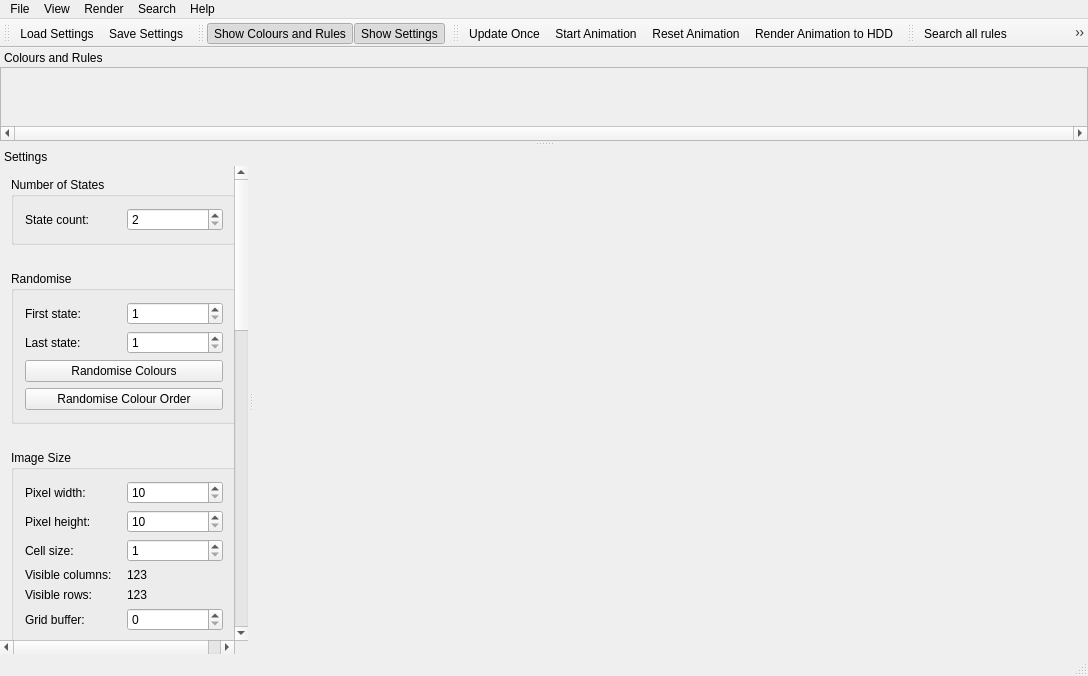
<?xml version="1.0" encoding="UTF-8"?>
<ui version="4.0">
 <class>MainWindow</class>
 <widget class="QMainWindow" name="MainWindow">
  <property name="geometry">
   <rect>
    <x>0</x>
    <y>0</y>
    <width>1088</width>
    <height>676</height>
   </rect>
  </property>
  <property name="windowTitle">
   <string>Langton's Ant Animator</string>
  </property>
  <property name="windowIcon">
   <iconset>
    <normaloff>:/icons/images/ant64.png</normaloff>:/icons/images/ant64.png</iconset>
  </property>
  <widget class="QWidget" name="centralWidget">
   <layout class="QHBoxLayout" name="horizontalLayout_2"/>
  </widget>
  <widget class="QMenuBar" name="menuBar">
   <property name="geometry">
    <rect>
     <x>0</x>
     <y>0</y>
     <width>1088</width>
     <height>21</height>
    </rect>
   </property>
   <widget class="QMenu" name="menuFile">
    <property name="title">
     <string>File</string>
    </property>
    <addaction name="actionLoadSettings"/>
    <addaction name="actionSaveSettings"/>
    <addaction name="separator"/>
    <addaction name="actionSaveImage"/>
    <addaction name="separator"/>
    <addaction name="actionQuit"/>
   </widget>
   <widget class="QMenu" name="menuViw">
    <property name="title">
     <string>View</string>
    </property>
    <widget class="QMenu" name="menuToolbars">
     <property name="title">
      <string>Toolbars</string>
     </property>
     <addaction name="actionFileToolbar"/>
     <addaction name="actionViewToolbar"/>
     <addaction name="actionRenderToolbar"/>
     <addaction name="actionSearchToolbar"/>
    </widget>
    <addaction name="actionShowColoursandRules"/>
    <addaction name="actionShowSettings"/>
    <addaction name="menuToolbars"/>
   </widget>
   <widget class="QMenu" name="menuRender">
    <property name="title">
     <string>Render</string>
    </property>
    <addaction name="actionUpdateOnce"/>
    <addaction name="actionStartAnimation"/>
    <addaction name="actionResetAnimation"/>
    <addaction name="separator"/>
    <addaction name="actionRenderAnimationToHDD"/>
   </widget>
   <widget class="QMenu" name="menuHelp">
    <property name="title">
     <string>Help</string>
    </property>
    <addaction name="actionAbout"/>
    <addaction name="actionAboutQt"/>
   </widget>
   <widget class="QMenu" name="menuSearch">
    <property name="title">
     <string>Search</string>
    </property>
    <addaction name="actionSearchAllRules"/>
    <addaction name="actionSearchRandomRules"/>
   </widget>
   <addaction name="menuFile"/>
   <addaction name="menuViw"/>
   <addaction name="menuRender"/>
   <addaction name="menuSearch"/>
   <addaction name="menuHelp"/>
  </widget>
  <widget class="QToolBar" name="fileToolBar">
   <attribute name="toolBarArea">
    <enum>TopToolBarArea</enum>
   </attribute>
   <attribute name="toolBarBreak">
    <bool>false</bool>
   </attribute>
   <addaction name="actionLoadSettings"/>
   <addaction name="actionSaveSettings"/>
  </widget>
  <widget class="QStatusBar" name="statusBar"/>
  <widget class="QDockWidget" name="stateDockWidget">
   <property name="minimumSize">
    <size>
     <width>71</width>
     <height>93</height>
    </size>
   </property>
   <property name="floating">
    <bool>false</bool>
   </property>
   <property name="features">
    <set>QDockWidget::NoDockWidgetFeatures</set>
   </property>
   <property name="allowedAreas">
    <set>Qt::TopDockWidgetArea</set>
   </property>
   <property name="windowTitle">
    <string>Colours and Rules</string>
   </property>
   <attribute name="dockWidgetArea">
    <number>4</number>
   </attribute>
   <widget class="QWidget" name="dockWidgetContents">
    <layout class="QHBoxLayout" name="horizontalLayout">
     <property name="spacing">
      <number>0</number>
     </property>
     <property name="margin">
      <number>0</number>
     </property>
     <item>
      <widget class="QScrollArea" name="scrollArea">
       <property name="verticalScrollBarPolicy">
        <enum>Qt::ScrollBarAlwaysOff</enum>
       </property>
       <property name="horizontalScrollBarPolicy">
        <enum>Qt::ScrollBarAlwaysOn</enum>
       </property>
       <property name="widgetResizable">
        <bool>true</bool>
       </property>
       <widget class="QWidget" name="stateScrollAreaWidgetContents">
        <property name="geometry">
         <rect>
          <x>0</x>
          <y>0</y>
          <width>1086</width>
          <height>52</height>
         </rect>
        </property>
        <layout class="QHBoxLayout" name="horizontalLayout_3">
         <property name="spacing">
          <number>0</number>
         </property>
         <property name="margin">
          <number>0</number>
         </property>
         <item>
          <layout class="QHBoxLayout" name="antStatesHorizontalLayout">
           <property name="spacing">
            <number>0</number>
           </property>
          </layout>
         </item>
        </layout>
       </widget>
      </widget>
     </item>
    </layout>
   </widget>
  </widget>
  <widget class="QDockWidget" name="settingsDockWidget">
   <property name="minimumSize">
    <size>
     <width>69</width>
     <height>91</height>
    </size>
   </property>
   <property name="features">
    <set>QDockWidget::NoDockWidgetFeatures</set>
   </property>
   <property name="allowedAreas">
    <set>Qt::LeftDockWidgetArea</set>
   </property>
   <property name="windowTitle">
    <string>Settings</string>
   </property>
   <attribute name="dockWidgetArea">
    <number>1</number>
   </attribute>
   <widget class="QWidget" name="dockWidgetContents_2">
    <layout class="QVBoxLayout" name="verticalLayout">
     <property name="spacing">
      <number>0</number>
     </property>
     <property name="margin">
      <number>0</number>
     </property>
     <item>
      <widget class="QScrollArea" name="settingsScrollArea">
       <property name="frameShape">
        <enum>QFrame::NoFrame</enum>
       </property>
       <property name="frameShadow">
        <enum>QFrame::Plain</enum>
       </property>
       <property name="lineWidth">
        <number>0</number>
       </property>
       <property name="horizontalScrollBarPolicy">
        <enum>Qt::ScrollBarAsNeeded</enum>
       </property>
       <property name="widgetResizable">
        <bool>true</bool>
       </property>
       <widget class="QWidget" name="settingsScrollAreaWidgetContents">
        <property name="geometry">
         <rect>
          <x>0</x>
          <y>0</y>
          <width>216</width>
          <height>1281</height>
         </rect>
        </property>
        <layout class="QVBoxLayout" name="verticalLayout_2">
         <item>
          <widget class="QGroupBox" name="numberOfStatesGroupBox">
           <property name="font">
            <font>
             <weight>50</weight>
             <bold>false</bold>
             <kerning>true</kerning>
            </font>
           </property>
           <property name="title">
            <string>Number of States</string>
           </property>
           <property name="flat">
            <bool>true</bool>
           </property>
           <property name="checkable">
            <bool>false</bool>
           </property>
           <layout class="QHBoxLayout" name="horizontalLayout_4">
            <item>
             <widget class="QLabel" name="label_2">
              <property name="text">
               <string>State count:</string>
              </property>
             </widget>
            </item>
            <item>
             <widget class="QSpinBox" name="stateCountSpinBox">
              <property name="minimum">
               <number>2</number>
              </property>
              <property name="maximum">
               <number>100</number>
              </property>
             </widget>
            </item>
           </layout>
           <zorder>stateCountSpinBox</zorder>
           <zorder>label_2</zorder>
          </widget>
         </item>
         <item>
          <spacer name="verticalSpacer">
           <property name="orientation">
            <enum>Qt::Vertical</enum>
           </property>
           <property name="sizeType">
            <enum>QSizePolicy::Fixed</enum>
           </property>
           <property name="sizeHint" stdset="0">
            <size>
             <width>20</width>
             <height>20</height>
            </size>
           </property>
          </spacer>
         </item>
         <item>
          <widget class="QGroupBox" name="groupBox">
           <property name="title">
            <string>Randomise</string>
           </property>
           <property name="flat">
            <bool>true</bool>
           </property>
           <layout class="QGridLayout" name="gridLayout_7">
            <item row="0" column="0">
             <widget class="QLabel" name="label_3">
              <property name="text">
               <string>First state:</string>
              </property>
             </widget>
            </item>
            <item row="0" column="1">
             <widget class="QSpinBox" name="firstRandomStateSpinBox">
              <property name="minimum">
               <number>1</number>
              </property>
              <property name="maximum">
               <number>2</number>
              </property>
             </widget>
            </item>
            <item row="1" column="0">
             <widget class="QLabel" name="label_4">
              <property name="text">
               <string>Last state:</string>
              </property>
             </widget>
            </item>
            <item row="1" column="1">
             <widget class="QSpinBox" name="lastRandomStateSpinBox">
              <property name="minimum">
               <number>1</number>
              </property>
              <property name="maximum">
               <number>2</number>
              </property>
             </widget>
            </item>
            <item row="2" column="0" colspan="2">
             <widget class="QPushButton" name="randomizeColorsButton">
              <property name="text">
               <string>Randomise Colours</string>
              </property>
             </widget>
            </item>
            <item row="3" column="0" colspan="2">
             <widget class="QPushButton" name="randomizeColorOrderButton">
              <property name="text">
               <string>Randomise Colour Order</string>
              </property>
             </widget>
            </item>
           </layout>
          </widget>
         </item>
         <item>
          <spacer name="verticalSpacer_2">
           <property name="orientation">
            <enum>Qt::Vertical</enum>
           </property>
           <property name="sizeType">
            <enum>QSizePolicy::Fixed</enum>
           </property>
           <property name="sizeHint" stdset="0">
            <size>
             <width>20</width>
             <height>20</height>
            </size>
           </property>
          </spacer>
         </item>
         <item>
          <widget class="QGroupBox" name="groupBox_2">
           <property name="title">
            <string>Image Size</string>
           </property>
           <property name="flat">
            <bool>true</bool>
           </property>
           <layout class="QGridLayout" name="gridLayout_8">
            <item row="0" column="0">
             <widget class="QLabel" name="label_5">
              <property name="text">
               <string>Pixel width:</string>
              </property>
             </widget>
            </item>
            <item row="0" column="1">
             <widget class="QSpinBox" name="pixelWidthSpinBox">
              <property name="minimum">
               <number>10</number>
              </property>
              <property name="maximum">
               <number>10000</number>
              </property>
              <property name="singleStep">
               <number>10</number>
              </property>
             </widget>
            </item>
            <item row="1" column="0">
             <widget class="QLabel" name="label_6">
              <property name="text">
               <string>Pixel height:</string>
              </property>
             </widget>
            </item>
            <item row="1" column="1">
             <widget class="QSpinBox" name="pixelHeightSpinBox">
              <property name="minimum">
               <number>10</number>
              </property>
              <property name="maximum">
               <number>10000</number>
              </property>
              <property name="singleStep">
               <number>10</number>
              </property>
             </widget>
            </item>
            <item row="2" column="0">
             <widget class="QLabel" name="label_7">
              <property name="text">
               <string>Cell size:</string>
              </property>
             </widget>
            </item>
            <item row="2" column="1">
             <widget class="QSpinBox" name="cellSizeSpinBox">
              <property name="minimum">
               <number>1</number>
              </property>
              <property name="maximum">
               <number>1000</number>
              </property>
             </widget>
            </item>
            <item row="3" column="0">
             <widget class="QLabel" name="label_8">
              <property name="text">
               <string>Visible columns:</string>
              </property>
             </widget>
            </item>
            <item row="3" column="1">
             <widget class="QLabel" name="visibleColumnsLabel">
              <property name="text">
               <string>123</string>
              </property>
             </widget>
            </item>
            <item row="4" column="0">
             <widget class="QLabel" name="label_9">
              <property name="text">
               <string>Visible rows:</string>
              </property>
             </widget>
            </item>
            <item row="4" column="1">
             <widget class="QLabel" name="visibleRowsLabel">
              <property name="text">
               <string>123</string>
              </property>
             </widget>
            </item>
            <item row="5" column="0">
             <widget class="QLabel" name="label_12">
              <property name="text">
               <string>Grid buffer:</string>
              </property>
             </widget>
            </item>
            <item row="5" column="1">
             <widget class="QSpinBox" name="gridBufferSpinBox">
              <property name="maximum">
               <number>10000</number>
              </property>
             </widget>
            </item>
           </layout>
          </widget>
         </item>
         <item>
          <spacer name="verticalSpacer_3">
           <property name="orientation">
            <enum>Qt::Vertical</enum>
           </property>
           <property name="sizeType">
            <enum>QSizePolicy::Fixed</enum>
           </property>
           <property name="sizeHint" stdset="0">
            <size>
             <width>20</width>
             <height>20</height>
            </size>
           </property>
          </spacer>
         </item>
         <item>
          <widget class="QGroupBox" name="groupBox_3">
           <property name="title">
            <string>Starting Position</string>
           </property>
           <property name="flat">
            <bool>true</bool>
           </property>
           <layout class="QGridLayout" name="gridLayout_9">
            <item row="0" column="0">
             <widget class="QLabel" name="label_13">
              <property name="text">
               <string>Starting direction:</string>
              </property>
             </widget>
            </item>
            <item row="0" column="1">
             <widget class="QComboBox" name="startingDirectionComboBox">
              <property name="maximumSize">
               <size>
                <width>50</width>
                <height>16777215</height>
               </size>
              </property>
              <item>
               <property name="text">
                <string>Up</string>
               </property>
              </item>
              <item>
               <property name="text">
                <string>Right</string>
               </property>
              </item>
              <item>
               <property name="text">
                <string>Down</string>
               </property>
              </item>
              <item>
               <property name="text">
                <string>Left</string>
               </property>
              </item>
             </widget>
            </item>
            <item row="1" column="0">
             <widget class="QLabel" name="label_14">
              <property name="text">
               <string>Starting column:</string>
              </property>
             </widget>
            </item>
            <item row="1" column="1">
             <widget class="QSpinBox" name="startingColumnSpinBox">
              <property name="minimum">
               <number>0</number>
              </property>
              <property name="maximum">
               <number>255</number>
              </property>
             </widget>
            </item>
            <item row="2" column="0">
             <widget class="QLabel" name="label_15">
              <property name="text">
               <string>Starting row:</string>
              </property>
             </widget>
            </item>
            <item row="2" column="1">
             <widget class="QSpinBox" name="startingRowSpinBox">
              <property name="minimum">
               <number>0</number>
              </property>
              <property name="maximum">
               <number>143</number>
              </property>
             </widget>
            </item>
            <item row="3" column="0" colspan="2">
             <widget class="QPushButton" name="startInCenterButton">
              <property name="text">
               <string>Start in Centre</string>
              </property>
             </widget>
            </item>
           </layout>
          </widget>
         </item>
         <item>
          <spacer name="verticalSpacer_4">
           <property name="orientation">
            <enum>Qt::Vertical</enum>
           </property>
           <property name="sizeType">
            <enum>QSizePolicy::Fixed</enum>
           </property>
           <property name="sizeHint" stdset="0">
            <size>
             <width>20</width>
             <height>20</height>
            </size>
           </property>
          </spacer>
         </item>
         <item>
          <widget class="QGroupBox" name="groupBox_4">
           <property name="title">
            <string>Display Options</string>
           </property>
           <property name="flat">
            <bool>true</bool>
           </property>
           <layout class="QGridLayout" name="gridLayout">
            <item row="0" column="0" colspan="2">
             <widget class="QCheckBox" name="showCounterCheckBox">
              <property name="text">
               <string>Show counter on image</string>
              </property>
             </widget>
            </item>
            <item row="1" column="0">
             <widget class="QLabel" name="label">
              <property name="text">
               <string>Counter Location:</string>
              </property>
             </widget>
            </item>
            <item row="1" column="1">
             <widget class="QComboBox" name="counterLocationComboBox">
              <property name="currentIndex">
               <number>3</number>
              </property>
              <item>
               <property name="text">
                <string>Top-left</string>
               </property>
              </item>
              <item>
               <property name="text">
                <string>Top-right</string>
               </property>
              </item>
              <item>
               <property name="text">
                <string>Bottom-left</string>
               </property>
              </item>
              <item>
               <property name="text">
                <string>Bottom-right</string>
               </property>
              </item>
             </widget>
            </item>
            <item row="2" column="0" colspan="2">
             <widget class="QCheckBox" name="showRulesCheckBox">
              <property name="text">
               <string>Show rules on image</string>
              </property>
             </widget>
            </item>
            <item row="3" column="0">
             <widget class="QLabel" name="label_10">
              <property name="text">
               <string>Rules Location:</string>
              </property>
             </widget>
            </item>
            <item row="3" column="1">
             <widget class="QComboBox" name="rulesLocationComboBox">
              <item>
               <property name="text">
                <string>Top-left</string>
               </property>
              </item>
              <item>
               <property name="text">
                <string>Top-right</string>
               </property>
              </item>
              <item>
               <property name="text">
                <string>Bottom-left</string>
               </property>
              </item>
              <item>
               <property name="text">
                <string>Bottom-right</string>
               </property>
              </item>
             </widget>
            </item>
            <item row="4" column="0" colspan="2">
             <widget class="QPushButton" name="counterFontButton">
              <property name="text">
               <string>Change font</string>
              </property>
             </widget>
            </item>
            <item row="5" column="0" colspan="2">
             <widget class="QCheckBox" name="colorAntCheckBox">
              <property name="text">
               <string>Show ant in its own colour:</string>
              </property>
             </widget>
            </item>
            <item row="6" column="0" colspan="2">
             <widget class="QPushButton" name="colorAntButton">
              <property name="text">
               <string/>
              </property>
             </widget>
            </item>
           </layout>
          </widget>
         </item>
         <item>
          <spacer name="verticalSpacer_5">
           <property name="orientation">
            <enum>Qt::Vertical</enum>
           </property>
           <property name="sizeType">
            <enum>QSizePolicy::Fixed</enum>
           </property>
           <property name="sizeHint" stdset="0">
            <size>
             <width>20</width>
             <height>20</height>
            </size>
           </property>
          </spacer>
         </item>
         <item>
          <widget class="QGroupBox" name="groupBox_5">
           <property name="title">
            <string>Animation</string>
           </property>
           <property name="flat">
            <bool>true</bool>
           </property>
           <layout class="QGridLayout" name="gridLayout_10">
            <item row="0" column="0">
             <widget class="QLabel" name="label_16">
              <property name="text">
               <string>Steps per update:</string>
              </property>
             </widget>
            </item>
            <item row="0" column="1">
             <widget class="QSpinBox" name="stepsPerUpdateSpinBox">
              <property name="minimum">
               <number>1</number>
              </property>
              <property name="maximum">
               <number>1000000</number>
              </property>
             </widget>
            </item>
            <item row="1" column="0">
             <widget class="QLabel" name="label_17">
              <property name="text">
               <string>Delay per update:</string>
              </property>
             </widget>
            </item>
            <item row="1" column="1">
             <widget class="QSpinBox" name="delayPerUpdateSpinBox">
              <property name="maximum">
               <number>1000</number>
              </property>
             </widget>
            </item>
           </layout>
          </widget>
         </item>
         <item>
          <spacer name="verticalSpacer_6">
           <property name="orientation">
            <enum>Qt::Vertical</enum>
           </property>
           <property name="sizeType">
            <enum>QSizePolicy::Fixed</enum>
           </property>
           <property name="sizeHint" stdset="0">
            <size>
             <width>20</width>
             <height>20</height>
            </size>
           </property>
          </spacer>
         </item>
         <item>
          <widget class="QGroupBox" name="groupBox_6">
           <property name="title">
            <string>Render to HDD</string>
           </property>
           <property name="flat">
            <bool>true</bool>
           </property>
           <layout class="QGridLayout" name="gridLayout_11">
            <item row="0" column="0">
             <widget class="QLabel" name="label_18">
              <property name="text">
               <string>Steps per sample:</string>
              </property>
             </widget>
            </item>
            <item row="0" column="1">
             <widget class="QSpinBox" name="stepsPerSampleSpinBox">
              <property name="minimum">
               <number>1</number>
              </property>
              <property name="maximum">
               <number>1000000</number>
              </property>
             </widget>
            </item>
            <item row="1" column="0">
             <widget class="QLabel" name="label_19">
              <property name="text">
               <string>Samples per frame:</string>
              </property>
             </widget>
            </item>
            <item row="1" column="1">
             <widget class="QSpinBox" name="samplesPerFrameSpinBox">
              <property name="minimum">
               <number>1</number>
              </property>
              <property name="maximum">
               <number>100</number>
              </property>
             </widget>
            </item>
            <item row="2" column="0">
             <widget class="QLabel" name="label_20">
              <property name="text">
               <string>Steps per frame:</string>
              </property>
             </widget>
            </item>
            <item row="2" column="1">
             <widget class="QLabel" name="stepsPerFrameLabel">
              <property name="text">
               <string>123</string>
              </property>
             </widget>
            </item>
            <item row="3" column="0">
             <widget class="QLabel" name="label_21">
              <property name="text">
               <string>Steps per second:</string>
              </property>
             </widget>
            </item>
            <item row="3" column="1">
             <widget class="QLabel" name="stepsPerSecondLabel">
              <property name="text">
               <string>123</string>
              </property>
             </widget>
            </item>
            <item row="4" column="0">
             <widget class="QLabel" name="label_24">
              <property name="text">
               <string>Frames to render:</string>
              </property>
             </widget>
            </item>
            <item row="4" column="1">
             <widget class="QSpinBox" name="frameCountSpinBox">
              <property name="minimum">
               <number>1</number>
              </property>
              <property name="maximum">
               <number>100000</number>
              </property>
             </widget>
            </item>
            <item row="5" column="0">
             <widget class="QLabel" name="label_25">
              <property name="text">
               <string>Total steps:</string>
              </property>
             </widget>
            </item>
            <item row="5" column="1">
             <widget class="QLabel" name="totalStepsLabel">
              <property name="text">
               <string>123</string>
              </property>
             </widget>
            </item>
            <item row="6" column="0" colspan="2">
             <widget class="QCheckBox" name="saveZeroFrameCheckBox">
              <property name="text">
               <string>Save frame for step zero</string>
              </property>
             </widget>
            </item>
           </layout>
          </widget>
         </item>
         <item>
          <spacer name="verticalSpacer_7">
           <property name="orientation">
            <enum>Qt::Vertical</enum>
           </property>
           <property name="sizeType">
            <enum>QSizePolicy::Fixed</enum>
           </property>
           <property name="sizeHint" stdset="0">
            <size>
             <width>20</width>
             <height>20</height>
            </size>
           </property>
          </spacer>
         </item>
         <item>
          <widget class="QGroupBox" name="groupBox_7">
           <property name="title">
            <string>Search Options</string>
           </property>
           <layout class="QGridLayout" name="gridLayout_2">
            <item row="0" column="0">
             <widget class="QLabel" name="label_11">
              <property name="text">
               <string>Number of steps:</string>
              </property>
             </widget>
            </item>
            <item row="0" column="1">
             <widget class="QSpinBox" name="searchStepsSpinBox">
              <property name="maximum">
               <number>1000000000</number>
              </property>
              <property name="singleStep">
               <number>1000000</number>
              </property>
              <property name="value">
               <number>1000000</number>
              </property>
             </widget>
            </item>
            <item row="1" column="0" colspan="2">
             <widget class="QCheckBox" name="includeBackCheckBox">
              <property name="text">
               <string>Include &quot;back&quot; direction</string>
              </property>
             </widget>
            </item>
           </layout>
          </widget>
         </item>
        </layout>
       </widget>
      </widget>
     </item>
    </layout>
   </widget>
  </widget>
  <widget class="QToolBar" name="viewToolBar">
   <property name="windowTitle">
    <string>toolBar</string>
   </property>
   <attribute name="toolBarArea">
    <enum>TopToolBarArea</enum>
   </attribute>
   <attribute name="toolBarBreak">
    <bool>false</bool>
   </attribute>
   <addaction name="actionShowColoursandRules"/>
   <addaction name="actionShowSettings"/>
  </widget>
  <widget class="QToolBar" name="renderToolBar">
   <property name="windowTitle">
    <string>toolBar_2</string>
   </property>
   <attribute name="toolBarArea">
    <enum>TopToolBarArea</enum>
   </attribute>
   <attribute name="toolBarBreak">
    <bool>false</bool>
   </attribute>
   <addaction name="actionUpdateOnce"/>
   <addaction name="actionStartAnimation"/>
   <addaction name="actionResetAnimation"/>
   <addaction name="actionRenderAnimationToHDD"/>
  </widget>
  <widget class="QToolBar" name="searchToolBar">
   <property name="windowTitle">
    <string>toolBar</string>
   </property>
   <attribute name="toolBarArea">
    <enum>TopToolBarArea</enum>
   </attribute>
   <attribute name="toolBarBreak">
    <bool>false</bool>
   </attribute>
   <addaction name="actionSearchAllRules"/>
   <addaction name="actionSearchRandomRules"/>
  </widget>
  <action name="actionLoadSettings">
   <property name="icon">
    <iconset>
     <normalon>:/icons/images/load64.png</normalon>
    </iconset>
   </property>
   <property name="text">
    <string>Load Settings</string>
   </property>
  </action>
  <action name="actionSaveSettings">
   <property name="icon">
    <iconset>
     <normalon>:/icons/images/save64.png</normalon>
    </iconset>
   </property>
   <property name="text">
    <string>Save Settings</string>
   </property>
  </action>
  <action name="actionQuit">
   <property name="text">
    <string>Quit</string>
   </property>
  </action>
  <action name="actionShowColoursandRules">
   <property name="checkable">
    <bool>true</bool>
   </property>
   <property name="checked">
    <bool>true</bool>
   </property>
   <property name="icon">
    <iconset>
     <normalon>:/icons/images/colorsandstates64.png</normalon>
    </iconset>
   </property>
   <property name="text">
    <string>Show Colours and Rules</string>
   </property>
  </action>
  <action name="actionShowSettings">
   <property name="checkable">
    <bool>true</bool>
   </property>
   <property name="checked">
    <bool>true</bool>
   </property>
   <property name="icon">
    <iconset>
     <normalon>:/icons/images/settings64.png</normalon>
    </iconset>
   </property>
   <property name="text">
    <string>Show Settings</string>
   </property>
  </action>
  <action name="actionFileToolbar">
   <property name="checkable">
    <bool>true</bool>
   </property>
   <property name="checked">
    <bool>true</bool>
   </property>
   <property name="text">
    <string>File Toolbar</string>
   </property>
  </action>
  <action name="actionRenderToolbar">
   <property name="checkable">
    <bool>true</bool>
   </property>
   <property name="checked">
    <bool>true</bool>
   </property>
   <property name="text">
    <string>Render Toolbar</string>
   </property>
  </action>
  <action name="actionViewToolbar">
   <property name="checkable">
    <bool>true</bool>
   </property>
   <property name="checked">
    <bool>true</bool>
   </property>
   <property name="text">
    <string>View Toolbar</string>
   </property>
  </action>
  <action name="actionStartAnimation">
   <property name="icon">
    <iconset>
     <normalon>:/icons/images/renderred64.png</normalon>
    </iconset>
   </property>
   <property name="text">
    <string>Start Animation</string>
   </property>
  </action>
  <action name="actionRenderAnimationToHDD">
   <property name="icon">
    <iconset>
     <normalon>:/icons/images/renderhdd64.png</normalon>
    </iconset>
   </property>
   <property name="text">
    <string>Render Animation to HDD</string>
   </property>
  </action>
  <action name="actionResetAnimation">
   <property name="icon">
    <iconset>
     <normalon>:/icons/images/back64.png</normalon>
    </iconset>
   </property>
   <property name="text">
    <string>Reset Animation</string>
   </property>
  </action>
  <action name="actionAbout">
   <property name="text">
    <string>About</string>
   </property>
  </action>
  <action name="actionAboutQt">
   <property name="text">
    <string>About Qt</string>
   </property>
  </action>
  <action name="actionUpdateOnce">
   <property name="icon">
    <iconset>
     <normalon>:/icons/images/stepred64.png</normalon>
    </iconset>
   </property>
   <property name="text">
    <string>Update Once</string>
   </property>
   <property name="toolTip">
    <string>Update Once</string>
   </property>
  </action>
  <action name="actionSearchAllRules">
   <property name="icon">
    <iconset>
     <normalon>:/icons/images/searchall64.png</normalon>
    </iconset>
   </property>
   <property name="text">
    <string>Search all rules</string>
   </property>
  </action>
  <action name="actionSearchRandomRules">
   <property name="icon">
    <iconset>
     <normalon>:/icons/images/searchrandom64.png</normalon>
    </iconset>
   </property>
   <property name="text">
    <string>Search random rules</string>
   </property>
  </action>
  <action name="actionSearchToolbar">
   <property name="checkable">
    <bool>true</bool>
   </property>
   <property name="checked">
    <bool>true</bool>
   </property>
   <property name="text">
    <string>Search Toolbar</string>
   </property>
  </action>
  <action name="actionSaveImage">
   <property name="icon">
    <iconset>
     <normalon>:/icons/images/save64.png</normalon>
    </iconset>
   </property>
   <property name="text">
    <string>Save Image</string>
   </property>
  </action>
 </widget>
 <layoutdefault spacing="6" margin="11"/>
 <resources>
  <include location="images.qrc"/>
 </resources>
 <connections/>
</ui>
